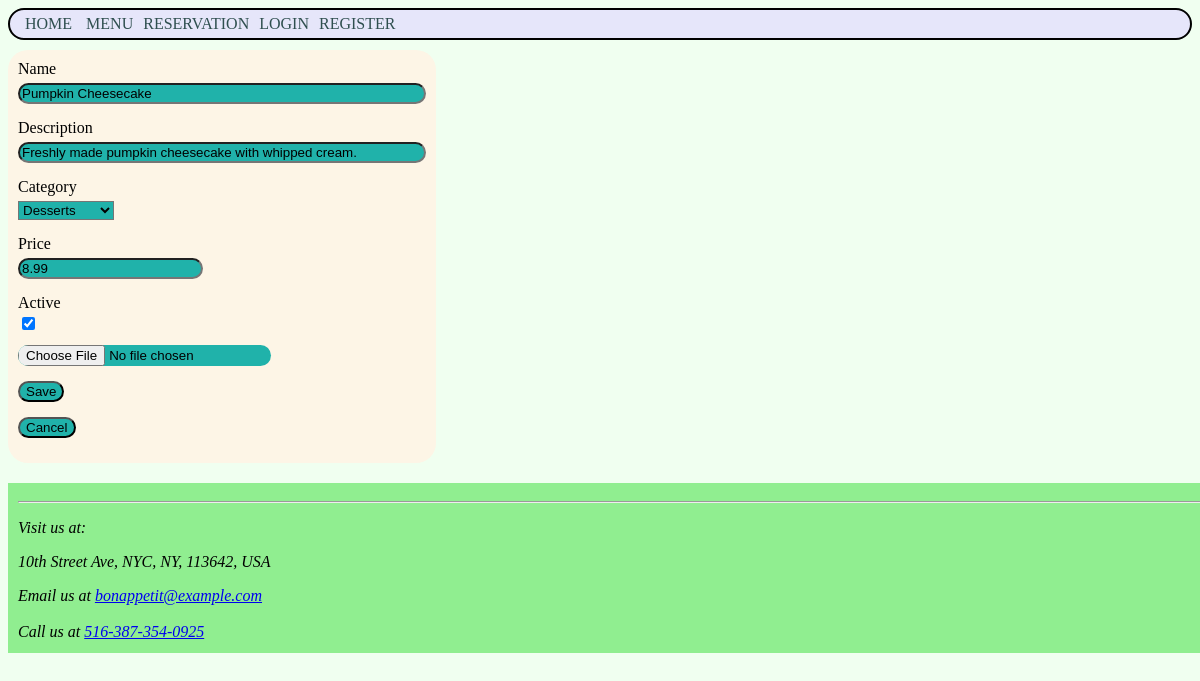
The app's page /editmenuitem.php?item_id=3 with its own data.
### tables this page shows
CREATE TABLE IF NOT EXISTS menu_item (
	id INT NOT NULL AUTO_INCREMENT PRIMARY KEY,
	name varchar(30) NOT NULL,
	description varchar(250) DEFAULT NULL,
	price  DECIMAL(10,2) NOT NULL,
	active TINYINT NOT NULL DEFAULT 1,
	category varchar(50) NOT NULL,
	image_path varchar(100),
	UNIQUE (name),
	FOREIGN KEY (category) REFERENCES menu_category(name)
);

CREATE TABLE IF NOT EXISTS restaurant (
	restaurant_id INT NOT NULL AUTO_INCREMENT PRIMARY KEY,
	name varchar(30) NOT NULL,
	address varchar(120) NOT NULL,
	cuisine_type varchar(30) NOT NULL,
	back_story varchar(1500) NOT NULL
);

### public/editmenuitem.php (the view, shortened to what this page needs)
<!DOCTYPE html>
<html>
<head>
	<link rel="stylesheet" type="text/css" href="CSS/Main.css">
</head>
<body>
	<div id="content">
		<?php
			require_once("Header.php");
			require_once("Connect.php");
			if (isset($_POST['name'])) {
				$item_id = (empty($_POST['item_id'])) ? null : $_POST['item_id'];
				$name = $_POST['name'];
				$category = $_POST["category"];
				$price = $_POST["price"];
				$active = (isset($_POST["active"])) ? 1 : 0;
				$description = $_POST["description"];
				if(isset($_FILES["photo"])) {
					$errors= array();
					$file_name = $_FILES['photo']['name'];
					$file_size =$_FILES['photo']['size'];
					$file_tmp =$_FILES['photo']['tmp_name'];
					$file_type=$_FILES['photo']['type'];
					$file_ext=strtolower(end(explode('.',$_FILES['photo']['name'])));
					$extensions= array("jpeg","jpg","png");
					if(in_array($file_ext,$extensions)=== false){
		        		$errors[]="extension not allowed, please choose a JPEG or PNG file.";
		      		}
		      		if($file_size > 2097152){
		        		$errors[]='File size must be excately 2 MB';
		    		}
					if(empty($errors)==true){
						$target_dir = $_SERVER['DOCUMENT_ROOT'] . "/images/menu/";
						$target_file = $target_dir . basename($file_name);
						$relative_path = "/images/menu/" . basename($file_name);
						move_uploaded_file($file_tmp,$target_file);
					}else{
						echo "Errors: " . $errors;
						$file_name = "";
					}
				} else {
					echo "No photo: ".$_FILES["photo"];
				}
				if($name != "" && $category != "" && $price != "") {
					echo "Item: $item_id";
					if(!isset($relative_path)) {
						$relative_path = null;
					}
					if($item_id == null) {
						$qry = "INSERT INTO menu_item (name, description, price, active, image_path, category) VALUES ('{$name}', '{$description}', {$price}, {$active}, '{$relative_path}', '{$category}')";
					}
					else {
						$qry = "UPDATE menu_item SET name='{$name}', description='{$description}', price={$price}, active={$active}, image_path='{$relative_path}', category='{$category}' WHERE id={$item_id}";
					}
					$qry_result = mysqli_query($conn, $qry);
					if($qry_result) {
						$success = True;
					}
				} else {
					$error_msg = "Must enter all values";
				}
				if(isset($error_msg)) {
					echo "<p color='red'>".$error_msg."</p>";
				} else if(isset($success) && $success) {
					echo "<p color='green'>Menu item saved!</p>";
				}
			} else if(!empty($_GET['item_id'])) {
				$item_id = $_GET['item_id'];
				$qry_result = mysqli_query($conn, "SELECT * FROM menu_item where id= {$item_id}");
				$menu_item = mysqli_fetch_assoc($qry_result);
				$name = $menu_item["name"];
				$description = $menu_item["description"];
				$category = $menu_item["category"];
				$price = $menu_item["price"];
				$active = ($menu_item["active"] >0) ? True : False;
			}
		?>
		<form action="editmenuitem.php" class="form" method="POST" enctype="multipart/form-data">
			<label for="name">Name</label>
			<input type="text" name="name" value="<?= $name; ?>" autocomplete="off" required>
			<label for="description">Description</label>
			<input type="text" name="description" value="<?= $description; ?>" autocomplete="off" required>
			<label for="category">Category</label>
			<select name="category" id="category">
		<?php
			$qry_result = mysqli_query($conn, "SELECT name FROM menu_category")->fetch_all(MYSQLI_ASSOC);
			foreach($qry_result as $category_vals):
				$selected = ($category == $category_vals["name"]) ? "selected" : "";
		?>
			<option value="<?= $category_vals['name']; ?>" <?= $selected; ?> ><?= $category_vals['name']; ?></option>
			<?php endforeach; ?>
			</select>
			<label for="price">Price</label>
			<input type="number" min="0.00" step="0.01" name="price" value="<?= $price; ?>" autocomplete="off" required>
			<label for="active">Active</label>
			<input type="checkbox" name="active" <?= $active ? "checked" : "" ?> />
			<input type="file" name="photo" id="photo">
			<input type="submit" name="save" value="Save">
			<input type="button" name="cancel" value="Cancel" onClick="window.location.href='/editmenu.php';">
		</form>
		<?php include_once('Footer.php'); ?>
	</div>
</body>
</html>

### public/Footer.php
<footer>
	<hr>
	<address>
		<?php
			require_once("Connect.php");
			$qry_result = mysqli_query($conn, "SELECT * FROM restaurant")->fetch_assoc();
			$address = $qry_result['address'];
		?>
		<p>Visit us at:</p><p><?= $address ?></p>
		<div>Email us at <a href="mailto:bonappetit@example.com">bonappetit@example.com</a></div><br>
		<div>Call us at <a href="tel:+1516-387-354-0925">516-387-354-0925</a></div><br>
	</address>
</footer>

### public/CSS/Main.css (style rules this page uses)
body { background: honeydew; }
form { position: relative; background-color: oldlace; padding: 10px; border-radius: 20px; display: inline-block; }
form input, label { display: block; border-radius: 20px; }
form input[type=text], textarea { width: 400px; }
form input, textarea, select { background-color: lightseagreen; margin-bottom: 15px; }
form label { margin-bottom: 5px; }
#content { padding-bottom: 150px; }
footer { position: absolute; padding: 10px; margin-top: 20px; width:100%; height:150px; background-color: lightgreen; }

### records on screen
menu_item: name "Pumpkin Cheesecake", description "Freshly made pumpkin cheesecake with whipped cream.", price "8.99", active "☑"
restaurant: address "10th Street Ave, NYC, NY, 113642, USA"

### other values on screen
form field category "Desserts"
